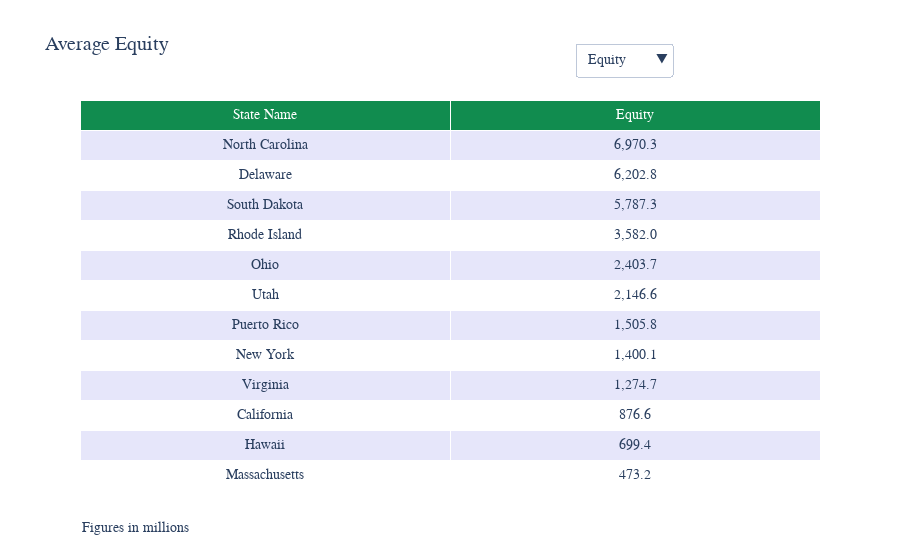

The code cell stored with this chart in its notebook:
### Code cell
# select date
filtered_df = quarterly_financials[quarterly_financials['REPDTE'] == 20221231]


# aggregte on equity, liabilities and assets and rename
mean_values = filtered_df.groupby('STNAME')[['EQ', 'LIAB', 'ASSET']].mean().reset_index()
mean_values.rename(columns={'EQ': 'Equity', 'LIAB': 'Liabilities', 'ASSET': 'Assets'}, inplace=True)

# sort
mean_values.sort_values(by='Equity', inplace=True, ascending=False)


# format thousand sep
mean_values['Equity'] = mean_values['Equity'].apply(
    lambda x: '{:,.1f}'.format(float(x)))

mean_values['Liabilities'] = mean_values['Liabilities'].apply(
    lambda x: '{:,.1f}'.format(float(x)))

mean_values['Assets'] = mean_values['Assets'].apply(
    lambda x: '{:,.1f}'.format(float(x)))

# alternating row color
row_colors = ['lavender', 'white'] * int(len(mean_values)/2 + 1)
row_colors = row_colors[:len(mean_values)]


# create the tables
table_equity = go.Table(header=dict(values=['State Name', 'Equity'], fill_color='#118C4F', align='left', font=dict(color='white')),
                        cells=dict(values=[mean_values['STNAME'], mean_values['Equity']], fill_color=[row_colors], align='left'), visible=True)


table_liabilities = go.Table(header=dict(values=['State Name', 'Liabilities'], fill_color='#118C4F', align='left', font=dict(color='white')),
                             cells=dict(values=[mean_values['STNAME'], mean_values['Liabilities']], fill_color=[row_colors], align='left'), visible=False)


table_assets = go.Table(header=dict(values=['State Name', 'Assets'], fill_color='#118C4F', align='left', font=dict(color='white')),
                        cells=dict(values=[mean_values['STNAME'], mean_values['Assets']], fill_color=[row_colors], align='left'), visible=False)

# cell alignment
for trace_tbl in [table_equity, table_liabilities, table_assets]:
    trace_tbl.update(cells=dict( # cells
        align='center',
        height=30
    ))
    trace_tbl.update(header=dict( # header
        align='center',
        height=30
    ))

# add to fig
fig = go.Figure(data=[table_equity, table_liabilities, table_assets])
# font
fig.update_layout(
    font=dict(
        family="Arial",
        size=14
    )

)

# dropdown
dropdown_buttons = [
    dict(label="Equity", method="update", args=[
         {"visible": [True, False, False]}, {"title": "Average Equity"}]),
    dict(label="Liabilities", method="update", args=[
         {"visible": [False, True, False]}, {"title": "Average Liabilities"}]),
    dict(label="Assets", method="update", args=[
         {"visible": [False, False, True]}, {"title": "Average Assets"}]),
]

fig.update_layout(
    updatemenus=[dict(buttons=dropdown_buttons, showactive=True, x=0.8, y=1.15)])
fig.add_annotation(text="Figures in millions", xref="paper",
                   yref="paper", x=0, y=-0.15, showarrow=False)


# plot
fig.update_layout(title="Average Equity")  # initial
fig.show()


# save
pio.write_html(fig, file="../../website/plots/interactive_table.html")

### Figure 1 — Plotly figure (JSON) as saved in the notebook; plotly's stock layout.template omitted (floating-point values rounded to 4 significant figures)
{"data": [{"cells": {"align": "center", "fill": {"color": [["lavender", "white", "lavender", "white", "lavender", "white", "lavender", "white", "lavender", "white", "lavender", "white", "lavender", "white", "lavender", "white", "lavender", "white", "lavender", "white", "lavender", "white", "lavender", "white", "lavender", "white", "lavender", "white", "lavender", "white", "lavender", "white", "lavender", "white", "lavender", "white", "lavender", "white", "lavender", "white", "lavender", "white", "lavender", "white", "lavender", "white", "lavender", "white", "lavender", "white", "lavender", "white", "lavender", "white", "lavender"]]}, "height": 30, "values": [["North Carolina", "Delaware", "South Dakota", "Rhode Island", "Ohio", "Utah", "Puerto Rico", "New York", "Virginia", "California", "Hawaii", "Massachusetts", "Nevada", "Arizona", "Connecticut", "New Jersey", "Washington", "Florida", "Mississippi", "Pennsylvania", "Oregon", "Arkansas", "Alabama", "Maryland", "Montana", "Tennessee", "Indiana", "Texas", "Illinois", "Maine", "Alaska", "South Carolina", "West Virginia", "Colorado", "District Of Columbia", "Georgia", "Oklahoma", "Missouri", "Wisconsin", "Idaho", "New Hampshire", "North Dakota", "Michigan", "Guam", "Louisiana", "Nebraska", "Kentucky", "Vermont", "Iowa", "Kansas", "New Mexico", "Minnesota", "Wyoming", "Micronesia", "Virgin Islands"], ["6,970.3", "6,202.8", "5,787.3", "3,582.0", "2,403.7", "2,146.6", "1,505.8", "1,400.1", "1,274.7", "876.6", "699.4", "473.2", "446.1", "437.5", "403.5", "390.5", "283.4", "271.1", "241.5", "236.2", "233.9", "227.6", "206.4", "200.8", "194.4", "184.4", "177.9", "171.8", "159.1", "154.2", "150.2", "114.5", "103.9", "98.2", "97.6", "96.7", "94.2", "93.5", "93.0", "87.8", "81.9", "70.3", "70.3", "66.8", "62.8", "60.0", "55.1", "51.7", "41.2", "38.0", "37.9", "35.7", "24.6", "23.4", "1.1"]]}, "header": {"align": "center", "fill": {"color": "#118C4F"}, "font": {"color": "white"}, "height": 30, "values": ["State Name", "Equity"]}, "type": "table", "visible": true}, {"cells": {"align": "center", "fill": {"color": [["lavender", "white", "lavender", "white", "lavender", "white", "lavender", "white", "lavender", "white", "lavender", "white", "lavender", "white", "lavender", "white", "lavender", "white", "lavender", "white", "lavender", "white", "lavender", "white", "lavender", "white", "lavender", "white", "lavender", "white", "lavender", "white", "lavender", "white", "lavender", "white", "lavender", "white", "lavender", "white", "lavender", "white", "lavender", "white", "lavender", "white", "lavender", "white", "lavender", "white", "lavender", "white", "lavender", "white", "lavender"]]}, "height": 30, "values": [["North Carolina", "Delaware", "South Dakota", "Rhode Island", "Ohio", "Utah", "Puerto Rico", "New York", "Virginia", "California", "Hawaii", "Massachusetts", "Nevada", "Arizona", "Connecticut", "New Jersey", "Washington", "Florida", "Mississippi", "Pennsylvania", "Oregon", "Arkansas", "Alabama", "Maryland", "Montana", "Tennessee", "Indiana", "Texas", "Illinois", "Maine", "Alaska", "South Carolina", "West Virginia", "Colorado", "District Of Columbia", "Georgia", "Oklahoma", "Missouri", "Wisconsin", "Idaho", "New Hampshire", "North Dakota", "Michigan", "Guam", "Louisiana", "Nebraska", "Kentucky", "Vermont", "Iowa", "Kansas", "New Mexico", "Minnesota", "Wyoming", "Micronesia", "Virgin Islands"], ["65,656,564.6", "57,901,053.8", "56,043,124.1", "30,887,573.0", "23,912,318.2", "21,625,943.9", "26,622,993.3", "12,804,717.3", "10,524,127.9", "8,153,745.0", "9,120,027.6", "4,527,302.8", "3,221,649.8", "4,676,780.6", "3,153,483.9", "3,004,951.2", "2,550,081.4", "2,835,496.4", "2,270,434.5", "2,111,349.1", "2,473,843.1", "1,679,328.2", "1,992,599.4", "1,611,038.1", "1,786,224.9", "1,550,849.9", "1,677,865.3", "2,650,535.4", "1,494,394.0", "1,615,999.3", "1,838,761.2", "1,068,922.2", "820,026.5", "1,207,209.8", "599,123.5", "942,040.9", "906,813.2", "1,014,650.9", "786,739.5", "877,839.7", "772,614.9", "750,967.1", "704,374.4", "897,325.3", "590,868.0", "600,385.6", "539,089.1", "577,497.3", "444,308.6", "401,644.3", "506,280.4", "425,094.8", "334,437.4", "201,895.0", "584,705.0"]]}, "header": {"align": "center", "fill": {"color": "#118C4F"}, "font": {"color": "white"}, "height": 30, "values": ["State Name", "Liabilities"]}, "type": "table", "visible": false}, {"cells": {"align": "center", "fill": {"color": [["lavender", "white", "lavender", "white", "lavender", "white", "lavender", "white", "lavender", "white", "lavender", "white", "lavender", "white", "lavender", "white", "lavender", "white", "lavender", "white", "lavender", "white", "lavender", "white", "lavender", "white", "lavender", "white", "lavender", "white", "lavender", "white", "lavender", "white", "lavender", "white", "lavender", "white", "lavender", "white", "lavender", "white", "lavender", "white", "lavender", "white", "lavender", "white", "lavender", "white", "lavender", "white", "lavender", "white", "lavender"]]}, "height": 30, "values": [["North Carolina", "Delaware", "South Dakota", "Rhode Island", "Ohio", "Utah", "Puerto Rico", "New York", "Virginia", "California", "Hawaii", "Massachusetts", "Nevada", "Arizona", "Connecticut", "New Jersey", "Washington", "Florida", "Mississippi", "Pennsylvania", "Oregon", "Arkansas", "Alabama", "Maryland", "Montana", "Tennessee", "Indiana", "Texas", "Illinois", "Maine", "Alaska", "South Carolina", "West Virginia", "Colorado", "District Of Columbia", "Georgia", "Oklahoma", "Missouri", "Wisconsin", "Idaho", "New Hampshire", "North Dakota", "Michigan", "Guam", "Louisiana", "Nebraska", "Kentucky", "Vermont", "Iowa", "Kansas", "New Mexico", "Minnesota", "Wyoming", "Micronesia", "Virgin Islands"], ["72,627.4", "64,104.4", "61,841.7", "34,469.5", "26,322.6", "23,772.6", "28,128.8", "14,128.7", "11,799.1", "9,023.9", "9,819.4", "5,000.6", "3,667.8", "5,114.4", "3,557.0", "3,395.5", "2,833.4", "3,106.6", "2,511.9", "2,348.6", "2,707.8", "1,906.9", "2,199.0", "1,811.8", "1,980.6", "1,735.3", "1,856.5", "2,822.4", "1,653.0", "1,770.2", "1,988.9", "1,183.5", "924.0", "1,305.4", "696.8", "1,038.7", "1,001.1", "1,108.2", "879.8", "965.6", "854.5", "821.3", "774.9", "964.1", "653.7", "660.5", "594.2", "629.2", "485.5", "439.6", "544.2", "460.8", "359.1", "225.3", "585.8"]]}, "header": {"align": "center", "fill": {"color": "#118C4F"}, "font": {"color": "white"}, "height": 30, "values": ["State Name", "Assets"]}, "type": "table", "visible": false}], "layout": {"annotations": [{"showarrow": false, "text": "Figures in millions", "x": 0, "xref": "paper", "y": -0.15, "yref": "paper"}], "font": {"family": "Arial", "size": 14}, "title": {"text": "Average Equity"}, "updatemenus": [{"buttons": [{"args": [{"visible": [true, false, false]}, {"title": "Average Equity"}], "label": "Equity", "method": "update"}, {"args": [{"visible": [false, true, false]}, {"title": "Average Liabilities"}], "label": "Liabilities", "method": "update"}, {"args": [{"visible": [false, false, true]}, {"title": "Average Assets"}], "label": "Assets", "method": "update"}], "showactive": true, "x": 0.8, "y": 1.15}]}}
